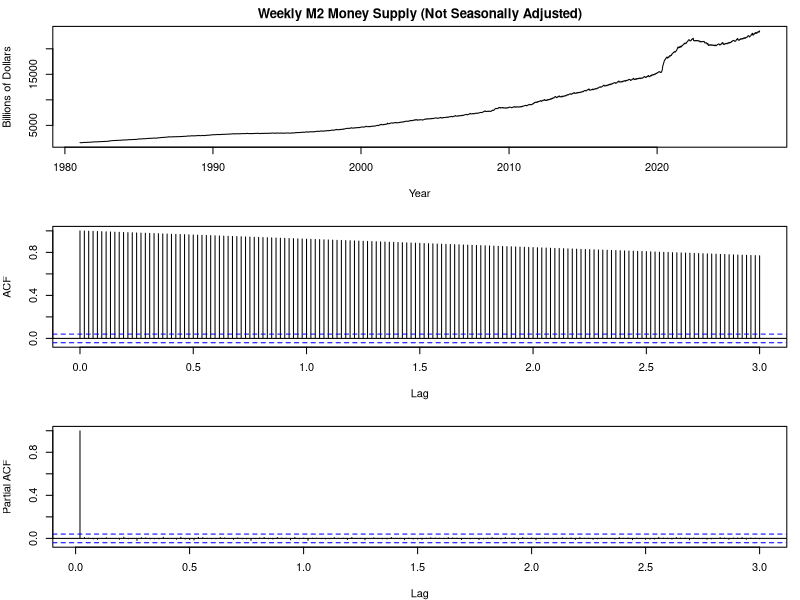
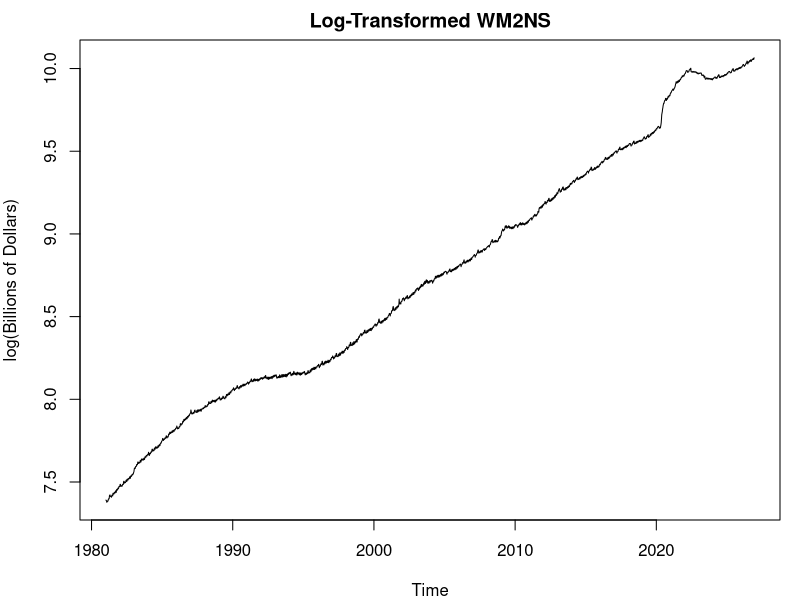
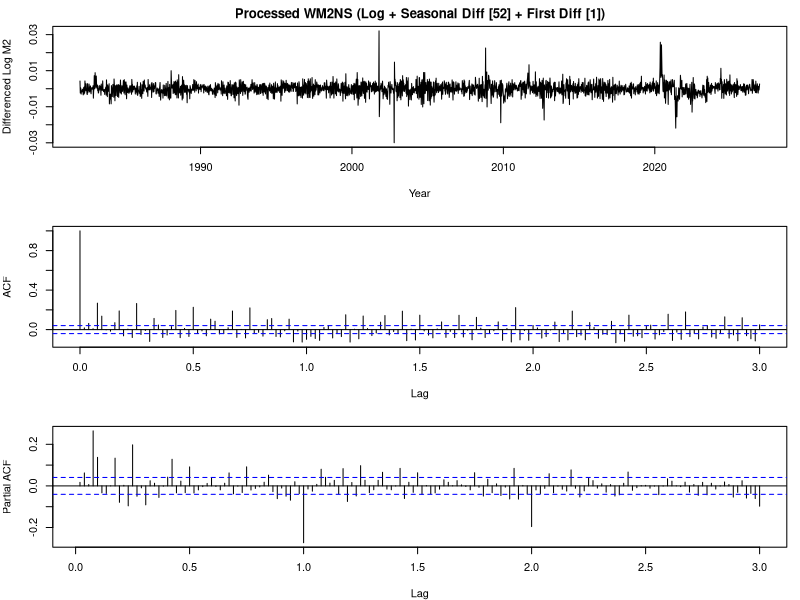

Here is the R script that generated these plots, in order:
# *********************** DATA CLEANSING AND PREPARATION ***********************



# **** Data Import and Date Formatting ****
setwd("OneDrive/STAT438-final-project")

project_data <- read.csv("WM2NS.csv") # Data Import

project_data$observation_date <- as.Date(project_data$observation_date, format = "%Y-%m-%d")
# Date formatting

# **** Data Validation, Type Conversion, and Missing Value Removal ****

sum(is.na(project_data))
# Data Validation

str(project_data)

# Ensure that WM2NS is numeric and remove any rows that are missing. FRED uses "." for NAs 
project_data$WM2NS <- as.numeric(project_data$WM2NS)
project_data <- na.omit(project_data)

# Sort chronologically just in case 
project_data <- project_data[order(project_data$observation_date), ]

# **** Sample Summary and Time Series Object Construction ****

# Check final observation count and date range (needed for the EDA writeup)
nrow(project_data)
range(project_data$observation_date)

# Extract start year and week number for the ts() object
start_year <- as.numeric(format(project_data$observation_date[1], "%Y"))
start_week <- as.numeric(format(project_data$observation_date[1], "%U")) + 1

# Convert to a weekly time series object (frequency = 52)
wm2_ts <- ts(project_data$WM2NS, start = c(start_year, start_week), frequency = 52)

# The dataset "WM2NS" is apparently NOT seasonally adjusted and it spans several decades
# of manetary expansion, so I should expect to see the following:
# a. Exponential upward trend and increasing variance (where fluctuations get a lot wider
# as the dollar amount grows, especially after 2020)
# b. Annual seasonailty repeating every 52 weeks (tax season surges in April,
# holiday spending shifts, etc.)

# *********************** EXPLORATORY DATA ANALYSIS ***********************

par(mfrow = c(3, 1), mar = c(4, 4, 2, 1))

# **** Time Series Plot of Raw Data ****
plot(wm2_ts,
     main = "Weekly M2 Money Supply (Not Seasonally Adjusted)",
     ylab = "Billions of Dollars",
     xlab = "Year")

# Correlogram is the same as "Auto-Correlation Function"

# Correlogram (ACS) set lag.max to 156 (3 years worth the number of weeks) to see
# seasonal spikes at 52, 104, 156
acf(wm2_ts, lag.max = 156, main = "ACF of Raw WM2NS")

# Partial Correlogram (PACF)

pacf(wm2_ts, lag.max = 156, main = "PACF of Raw WM2NS")

par(mfrow = c(1, 1))

# *********************** DATA TRANSFORMATION AND STATIONARY VERIFICATION ***********************

# **** Stabilize Variance via Natural Log ****
log_wm2 <- log(wm2_ts)
plot(log_wm2, main = "Log-Transformed WM2NS", ylab = "log(Billions of Dollars)")

# **** Remove 52-week Annual Seasonality ****
seas_diff_wm2 <- diff(log_wm2, lag = 52, differences = 1)

# **** Remove Remaining Trend with a First Regular Difference ****
stat_wm2 <- diff(seas_diff_wm2, lag = 1, differences = 1)

# **** Plot Processed Series, ACF, and PACF to Verify Stationarity ****
par(mfrow = c(3, 1), mar = c(4, 4, 2, 1))

plot(stat_wm2, 
     main = "Processed WM2NS (Log + Seasonal Diff [52] + First Diff [1])",
     ylab = "Differenced Log M2", 
     xlab = "Year")

acf(stat_wm2, lag.max = 156, main = "ACF of Processed WM2NS")
pacf(stat_wm2, lag.max = 156, main = "PACF of Processed WM2NS")

par(mfrow = c(1, 1))
